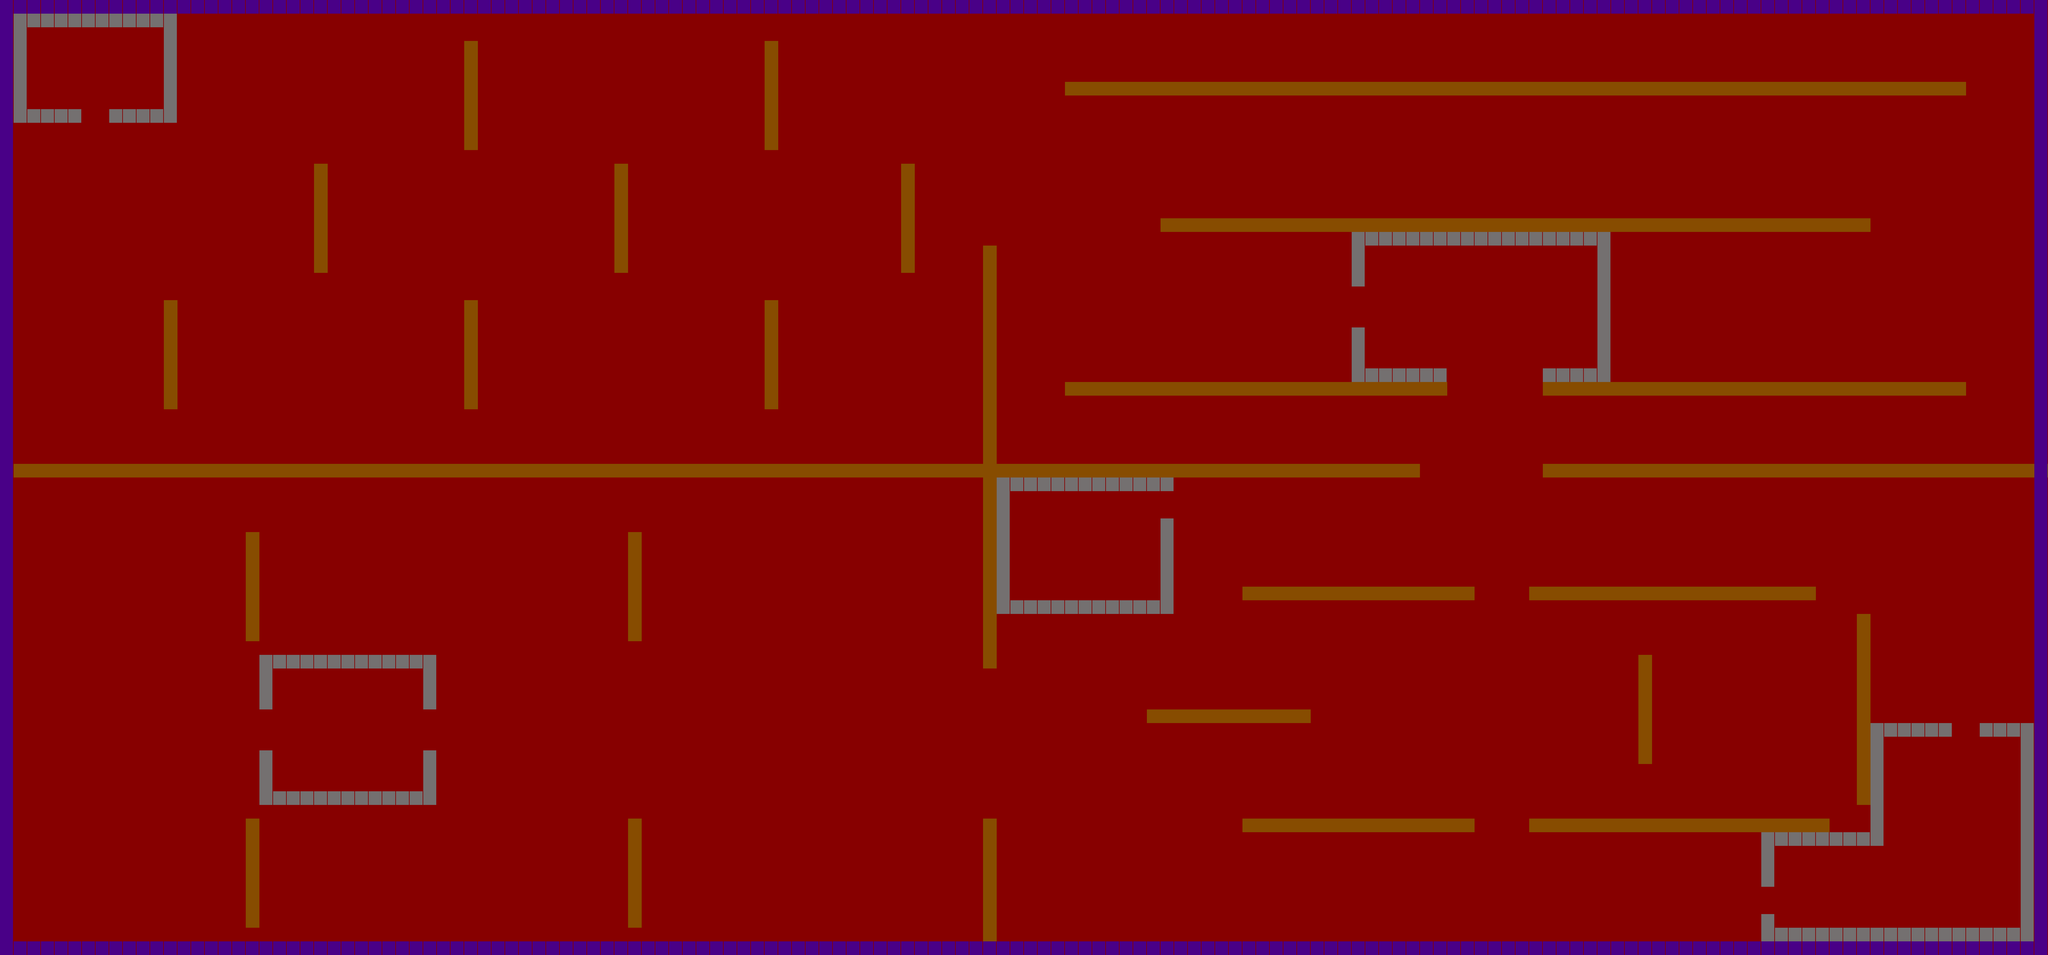

Rendered tile map (Tiled .tmx) drawn with the repository's tilesets; below, a short description and the map source with its tile grids summarised:
An orthogonal 150x70 tile map with 64x64 px tiles, 4 tile layers (Floor, Fences, Houses, Walls).

<map version="1.2" tiledversion="1.2.0" orientation="orthogonal" renderorder="right-down" width="150" height="70" tilewidth="64" tileheight="64" infinite="0" nextlayerid="5" nextobjectid="1">
 <tileset firstgid="1" source="placeholderset.tsx" />
 <layer id="1" name="Floor" width="150" height="70">
  <data>[10500 cells, 10500 non-empty, 1 distinct tile ids]</data>
 </layer>
 <layer id="4" name="Fences" width="150" height="70">
  <data>[10500 cells, 563 non-empty, 1 distinct tile ids]</data>
 </layer>
 <layer id="3" name="Houses" width="150" height="70">
  <data>[10500 cells, 222 non-empty, 1 distinct tile ids]</data>
 </layer>
 <layer id="2" name="Walls" width="150" height="70">
  <data>[10500 cells, 436 non-empty, 1 distinct tile ids]</data>
 </layer>
</map>